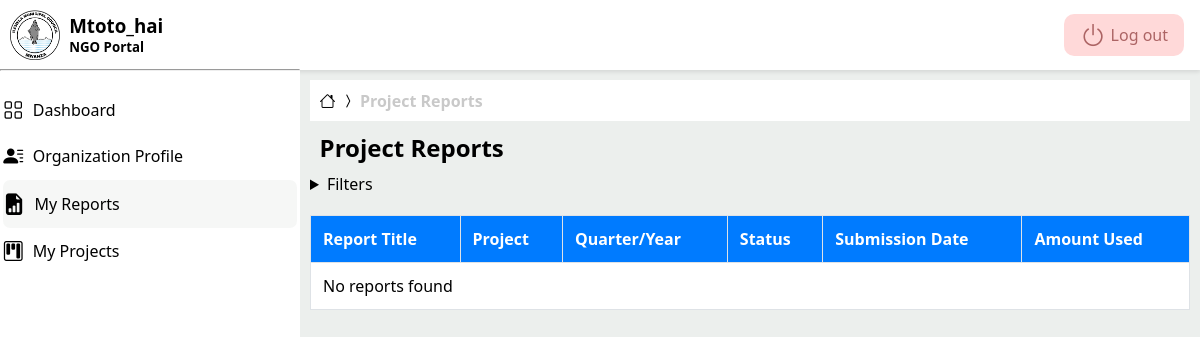
/reports/ (signed in), run on an earlier commit of the app's database.
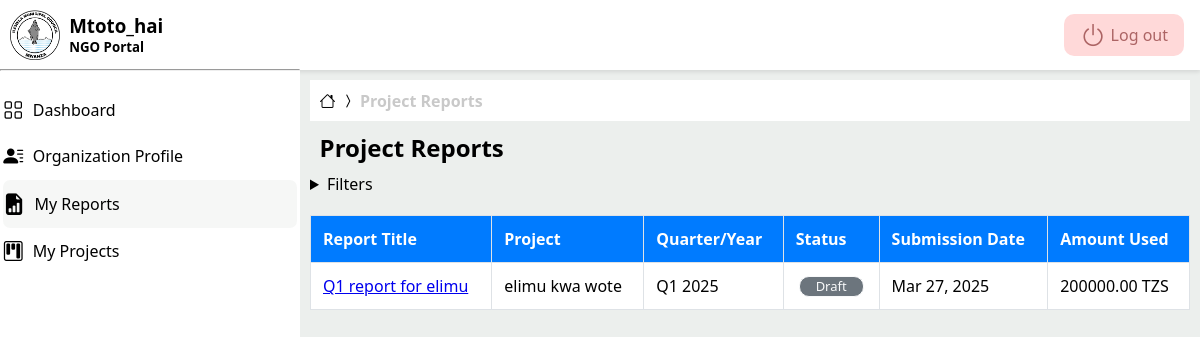
And on a later commit of the database.
### reports/models.py (models this page shows, shortened)
class Report(models.Model):
  class Quarter(models.IntegerChoices):
    Q1 = 1, _('Q1 (January - March)')
    Q2 = 2, _('Q2 (April - June)')
    Q3 = 3, _('Q3 (July - September)')
    Q4 = 4, _('Q4 (October - December)')
  class Status(models.TextChoices):
    DRAFT = 'DRAFT', _('Draft')
    SUBMITTED = 'SUBM', _('Submitted')
    APPROVED = 'APPR', _('Approved')
    REJECTED = 'REJ', _('Rejected')
  project = models.ForeignKey(
    Project,
    on_delete=models.CASCADE,
    related_name='reports'
  )
  quarter = models.IntegerField(choices=Quarter.choices)
  year = models.PositiveIntegerField(
    validators=[
      MinValueValidator(2020),
      MaxValueValidator(2030)
    ]
  )
  title = models.CharField(_("Report Title"), max_length=200)
  status = models.CharField(
    max_length=5,
    choices=Status.choices,
    default=Status.DRAFT
  )
  summary = models.TextField(_("Executive Summary"))
  activities = models.TextField(_("Activities Conducted"))
  amount_used = models.DecimalField(
    _("Amount Used (TZS)"),
    max_digits=14,
    decimal_places=2
  )
  outcomes = models.TextField(_("Outcomes and Impact"))
  challenges = models.TextField(_("Challenges and Solutions"))
  submission_date = models.DateTimeField(auto_now_add=True)
  class Meta:
    unique_together = ['project', 'quarter', 'year']
    ordering = ['-year', '-quarter']

### project/models.py (models this page shows, shortened)
class Project(models.Model):
	class Status(models.TextChoices):
		PLANNING = 'PLAN', _('Planning')
		ONGOING = 'ONGO', _('Ongoing')
		COMPLETED = 'COMP', _('Completed')
		SUSPENDED = 'SUSP', _('Suspended')
	class FundingType(models.TextChoices):
		GRANT = 'GRANT', _('Grant')  # Fixed typo (GRANT → GRANT)
		DONATION = 'DON', _('Donation')
		SELF_FUNDED = 'SELF', _('Self-Funded')
		PARTNERSHIP = 'PART', _('Partnership')
	class WardChoices(models.TextChoices):
		NYAKATO = 'NYAKATO', _('Nyakato')
		BUSWELU = 'BUSWELU', _('Buswelu')
		ILEMELA = 'ILEMELA', _('Ilemela')
		PASIANSI = 'PASIANSI', _('Pasiansi')
		BUGOBWA = 'BUGOBWA', _('Bugogwa')  # Fixed typo (Bugogwa → BUGOBWA)
		SANGABUYE = 'SANGABUYE', _('Sangabuye')
		MECCO = 'MECCO', _('MECCO')
		BUZURUGA = 'BUZURUGA', _('Buzuruga')
		NYASAKA = 'NYASAKA', _('Nyasaka')
		KAHAMA = 'KAHAMA', _('Kahama')
		KISEKE = 'KISEKE', _('Kiseke')
		KAYENZE = 'KAYENZE', _('Kayenze')
		SHIBULA = 'SHIBULA', _('Shibula')
		KAWEEKAMO = 'KAWEEKAMO', _('Kawekamo')
		KITANGIRI = 'KITANGIRI', _('Kitangiri')
		KIRUMBA = 'KIRUMBA', _('Kirumba')
		NYAMANORO = 'NYAMANORO', _('Nyamanoro')
		IBUNGILO = 'IBUNGILO', _('Ibungilo')
		NYAMHONGOLO = 'NYAMHONGOLO', _('Nyamhongolo')
	name = models.CharField(_("Project Name"), max_length=255)
	description = models.TextField(_("Project Description"))
	organization = models.ForeignKey(
		settings.AUTH_USER_MODEL,
		related_name='projects',
		on_delete=models.CASCADE
	)
	start_date = models.DateField(_("Start Date"))
	end_date = models.DateField(_("End Date"), blank=True, null=True)
	status = models.CharField(
		_("Project Status"),
		max_length=4,
		choices=Status.choices,
		default=Status.PLANNING
	)
	funding_type = models.CharField(
		_("Funding Type"),
		max_length=5,
		choices=FundingType.choices,
		default=FundingType.GRANT
	)
	budget = models.DecimalField(
		_("Project Budget (TZS)"),
		max_digits=14,
		decimal_places=2,
		blank=True,
		null=True
	)
	men = models.IntegerField(_("Men Beneficiaries"), default=0)
	women = models.IntegerField(_("Women Beneficiaries"), default=0)
	youth = models.IntegerField(_("Youth Beneficiaries"), default=0)
	district = models.CharField(
		_("District"),
		max_length=20,
		default="Ilemela",
		editable=False  # Prevents editing in admin/forms
	)
	ward = models.CharField(
		_("Ward"),
		max_length=20,
		choices=WardChoices.choices
	)
	street = models.CharField(_("Street"), max_length=100)
	created_at = models.DateTimeField(auto_now_add=True)
	updated_at = models.DateTimeField(auto_now=True)
	class Meta:
		verbose_name = _("Project")
		verbose_name_plural = _("Projects")
		ordering = ['-created_at']
		indexes = [
			models.Index(fields=['status']),
			models.Index(fields=['organization']),
		]

### reports/views.py (the view)
# urls.py: path('reports/', views.report_list, name='report_list'),
@login_required
def report_list(request):
  if request.user.is_staff:
    reports = Report.objects.all().select_related('project')
  else:
    reports = Report.objects.filter(
      project__organization=request.user
    ).select_related('project')
  report_filter = ReportFilter(request.GET, queryset=reports, request=request)
  filtered_reports = report_filter.qs
  paginator = Paginator(filtered_reports, 25)
  page_number = request.GET.get('page')
  page_obj = paginator.get_page(page_number)
  context = {
    'filter': report_filter,
    'page_obj': page_obj,
    'section': 'report',
    'is_admin': request.user.is_staff
  }
  return render(request, 'reports/list.html', context)

### reports/templates/reports/list.html (shortened to what this page needs)
{% extends "user_account/base.html" %}
{% load i18n %}
{% block content %}
<section class="report-list">
  <div class="breadcrumb">
    <a href="{% url 'user_account:dashboard' %}" class="bread-item">
      <i class="bi bi-house"></i>
    </a>
    <i class="bi bi-chevron-compact-right"></i>
    <a href="{% url 'reports:report_list' %}" class="bread-item active-link">
      <b>Project Reports</b>
    </a>
  </div>
  <div class="container">
    <h2>{% trans "Project Reports" %}</h2>
    <details>
      <summary>Filters</summary>
    </details>
    <table class="default-table">
      <thead>
        <tr>
          <th>{% trans "Report Title" %}</th>
          <th>{% trans "Project" %}</th>
          <th>{% trans "Quarter/Year" %}</th>
          <th>{% trans "Status" %}</th>
          <th>{% trans "Submission Date" %}</th>
          <th>{% trans "Amount Used" %}</th>
        </tr>
      </thead>
      <tbody>
        {% for report in page_obj %}
        <tr>
          <td>
              <a href="#">
                  {{ report.title }}
              </a>
          </td>
          <td>{{ report.project.name }}</td>
          <td>Q{{ report.quarter }} {{ report.year }}</td>
          <td>
            <div class="badge status-{{ report.status|lower }}">
              {{ report.get_status_display }}
            </div>
          </td>
          <td>{{ report.submission_date|date:"M d, Y" }}</td>
          <td>{{ report.amount_used }} TZS</td>
        </tr>
        {% empty %}
        <tr>
          <td colspan="7">{% trans "No reports found" %}</td>
        </tr>
        {% endfor %}
      </tbody>
  </table>
  </div>
</section>
{% endblock %}

### user_account/templates/user_account/base.html (shortened to what this page needs)
{% load static %}
<!DOCTYPE html>
<html lang="en">
<head>
  <link rel="stylesheet" href="{% static 'style/style.css' %}">
  <link rel="stylesheet" href="https://cdnjs.cloudflare.com/ajax/libs/bootstrap-icons/1.11.1/font/bootstrap-icons.min.css">
</head>
<body>
  {% if user.is_authenticated %}
  <header>
    <a href="{% url 'user_account:logout' %}" class="logout">
      <i class="bi bi-power"></i>
      <p>Log out</p>
    </a>
  </header>
  <main>
    <aside>
      <div class="sidenav">
        <div class="profile">
          <div class="prof-img">
            <img src="{% static 'images/ILEMELA 1.png' %}" alt="profile-img">
          </div>
          <div>
            <h3>{{ request.user.username }}</h3>
            {% if user.is_staff %}
            <h5>Admin(Municipal) Portal</h5>
            {% else %}
            <h5>NGO Portal</h5>
            {% endif %}
          </div>
        </div>
      </div>
      <hr>
      <ul class="sidenav-links">
        <li {% if section == 'dashboard' %} class="active-link" {% endif %}>
          <a href="{% url 'user_account:dashboard' %}" class="sidenav-link">
            <i class="bi bi-grid"></i>
            <p>Dashboard</p>
          </a>
        </li>
        {% if user.is_staff %}
        <li {% if section == 'organization' %} class="active-link" {% endif %}>
          <a href="{% url 'organization:organization_list' %}"  class="sidenav-link">
            <i class="bi bi-globe"></i>
            <p>Organizations List</p>
          </a>
        </li>
        {% else %}
        <li {% if section == 'organization' %} class="active-link" {% endif %}>
          <a href="{% url 'organization:organization_detail' id=request.user.organizationprofile.id %}"  class="sidenav-link">
            <i class="bi bi-person-lines-fill"></i>
            <p>Organization Profile</p>
          </a>
        </li>
        {% endif %}
        {% if user.is_staff %}
        <li {% if section == 'report' %} class="active-link" {% endif %}>
          <a href="{% url 'reports:report_list' %}"  class="sidenav-link">
            <i class="bi bi-file-earmark-arrow-up-fill"></i>
            <p>Reports</p>
          </a>
        </li>
        {% else %}
        <li {% if section == 'report' %} class="active-link" {% endif %}>
          <a href="{% url 'reports:report_list' %}" class="sidenav-link">
            <i class="bi bi-file-earmark-bar-graph-fill"></i>
            <p>My Reports</p>
          </a>
        </li>
        {% endif %}
        {% if user.is_staff %}
        <li {% if section == 'project' %} class="active-link" {% endif %}>
          <a href="{% url 'project:project_list' %}" class="sidenav-link">
            <i class="bi bi-kanban"></i>
            <p>Projects</p>
          </a>
        </li>
        {% else %}
        <li {% if section == 'project' %} class="active-link" {% endif %}>
          <a href="{% url 'project:project_list' %}" class="sidenav-link">
            <i class="bi bi-kanban"></i>
            <p>My Projects</p>
          </a>
        </li>
        {% endif %}
      </ul>
    </aside>
    <section class="main-content">
      {% block content %} {% endblock %}
    </section>
  </main>
  {% endif %}
</body>
</html>

### user_account/static/style/root.css (style rules this page uses)
ul li { list-style: none; }
:root { --primary-font: 'Segoe UI', sans-serif; --gray: #ecefed; --white: white; --black: black; --bs-blue: #0d6efd; --bs-indigo: #6610f2; --bs-purple: #6f42c1; --bs-pink: #d63384; --bs-red: #dc3545; --bs-orange: #fd7e14; --bs-yellow: #ffc107; --bs-green: #198754; --bs-teal: #20c997; --bs-cyan: #0dcaf0; --radius: .625rem; --shadow1: 0 2px 4px rgba(0, 0, 0, 0.1); }
body { background-color: var(--gray); font-family: var(--primary-font); }
img { display: block; width: 100%; }

### user_account/templates/user_account/base.html (style rules this page uses)
.default-table { width: 100%; border-collapse: collapse; margin-top: 20px; }
.default-table th, .default-table td { padding: 12px; border: 1px solid #dee2e6; text-align: left; }
.default-table th { background-color: #007bff; color: white; }
.default-table tbody { background-color: var(--white); }
.breadcrumb { background-color: var(--white); padding: .6rem; }
.breadcrumb a { text-decoration: none; color: var(--black); }
.breadcrumb .active-link { color: rgb(201, 201, 201); }
header { position: fixed; top: 0; left: 0; right: 0; display: flex; align-items: center; justify-content: space-between; padding: .3rem 1rem; background-color: var(--white); box-shadow: var(--shadow1); }
header .logout { display: flex; align-items: center; gap: .3rem; background-color: rgba(255, 0, 0, 0.15); color: rgba(102, 0, 0, 0.541); padding: .2rem 1rem; border-radius: var(--radius); margin: .6rem 0; text-decoration: none; }
header .logout i { display: block; font-size: 1.6rem; }
aside { position: fixed; top: 0; left: 0; background-color: var(--white); width: 300px; min-height: 100%; }
aside .profile { display: flex; align-items: center; margin: .6rem; gap: .6rem; }
aside .profile .prof-img { width: 50px; height: 50px; overflow: hidden; object-fit: contain; }
aside .sidenav-links { margin: 1rem .2rem; }
aside .sidenav-link { text-decoration: none; display: flex; align-items: center; gap: .6rem; color: black; padding: .6rem 0; }
aside .sidenav-link i { font-size: 1.25rem; }
aside .active-link { font-weight: 500; background-color: #ecefed79; border-radius: .45rem; }
aside .active-link i { font-size: 1.35rem; }
.main-content { margin: 5rem .6rem 0 310px; }

### reports/templates/reports/list.html (style rules this page uses)
.report-list .container h2 { margin: .6rem; }
.badge { background-color: #f8f9fa; color: var(--black); width: fit-content; padding: .05rem 1rem; margin: auto; border-radius: var(--radius); font-size: small; border: 1px solid var(--gray); }
.status-draft { background-color: #6c757d; color: #f8f9fa; border: 1px solid #f8f9fa; }

What changed in the data, as far as the page shows it:
added Report: title "Q1 report for elimu", project.name "elimu kwa wote", quarter "1", year "2025", status "Draft", submission_date "Mar 27, 2025", amount_used "200000.00"
Also different on the page:
text no longer shown: "No reports found"
